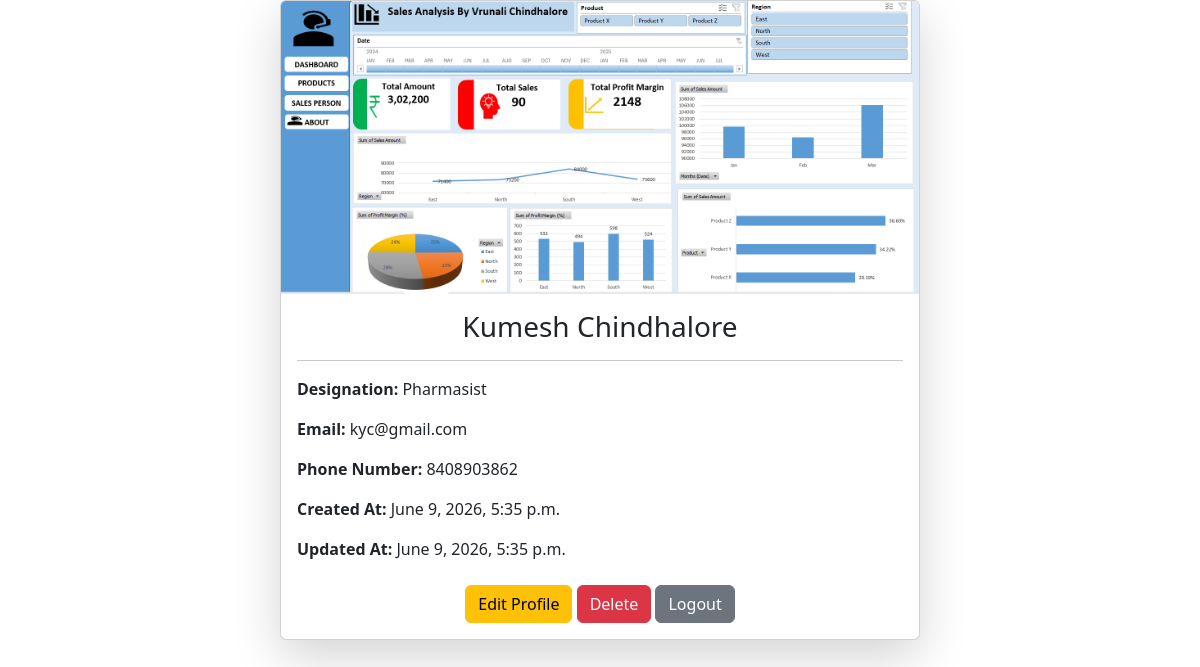
Screenshot of /Employees/5/ with the database file from the repository.
### Employees/models.py (models this page shows, shortened)
class Employee(models.Model):
    first_name = models.CharField(max_length=100)
    last_name = models.CharField(max_length=100)
    photo = models.ImageField(upload_to='images')
    designation = models.CharField(max_length=100)
    email = models.EmailField(max_length=100,unique=True)
    phone_number = models.CharField(max_length=12,blank=True)
    created_at = models.DateTimeField(auto_now_add=True)
    updated_at = models.DateTimeField(auto_now=True)
    password = models.CharField(max_length=100)

### Employees/views.py (the view)
# urls.py: path('<int:pk>/', employee, name='employee_details'),
def employee(request, pk):
    employee = get_object_or_404(Employee, pk=pk)
    return render(
        request,
        'employee.html',
        {'employee': employee}
    )

### TEMPLATES/employee.html (shortened to what this page needs)
{% load static %}
<!DOCTYPE html>
<html>
<head>
    <link href="https://cdn.jsdelivr.net/npm/bootstrap@5.3.8/dist/css/bootstrap.min.css" rel="stylesheet">
</head>
<body>
    <div class="card mx-auto shadow-lg" style="width: 40rem;">
        {% if employee.photo %}
        <img
            src="{{ employee.photo.url }}" class="card-img-top" alt="{{ employee.first_name }}"> {% endif %} <div
            class="card-body">
            <h3 class="card-title text-center">
                 {{ employee.first_name }} {{ employee.last_name }}
                </h3>
            <hr>
            <p> <strong>Designation:</strong> {{ employee.designation }} </p>
            <p> <strong>Email:</strong> {{ employee.email }} </p>
            <p> <strong>Phone Number:</strong> {{ employee.phone_number }} </p>
            <p> <strong>Created At:</strong> {{ employee.created_at }} </p>
            <p> <strong>Updated At:</strong> {{ employee.updated_at }} </p>
            <div class="text-center mt-4"> <a href="{% url 'edit_employee' employee.id %}" class="btn btn-warning"> Edit
                    Profile </a> <a href="{% url 'delete_employee' employee.id %}" class="btn btn-danger"> Delete </a>
                <a href="{% url 'logout' %}" class="btn btn-secondary"> Logout </a> </div>
        </div>
    </div>
</body>
</html>

### rows the page displays
Employee: photo (picture), first_name "Kumesh", last_name "Chindhalore", designation "Pharmasist", email "kyc@gmail.com", phone_number "8408903862", created_at "June 9, 2026, 5:35 p.m.", updated_at "June 9, 2026, 5:35 p.m."
